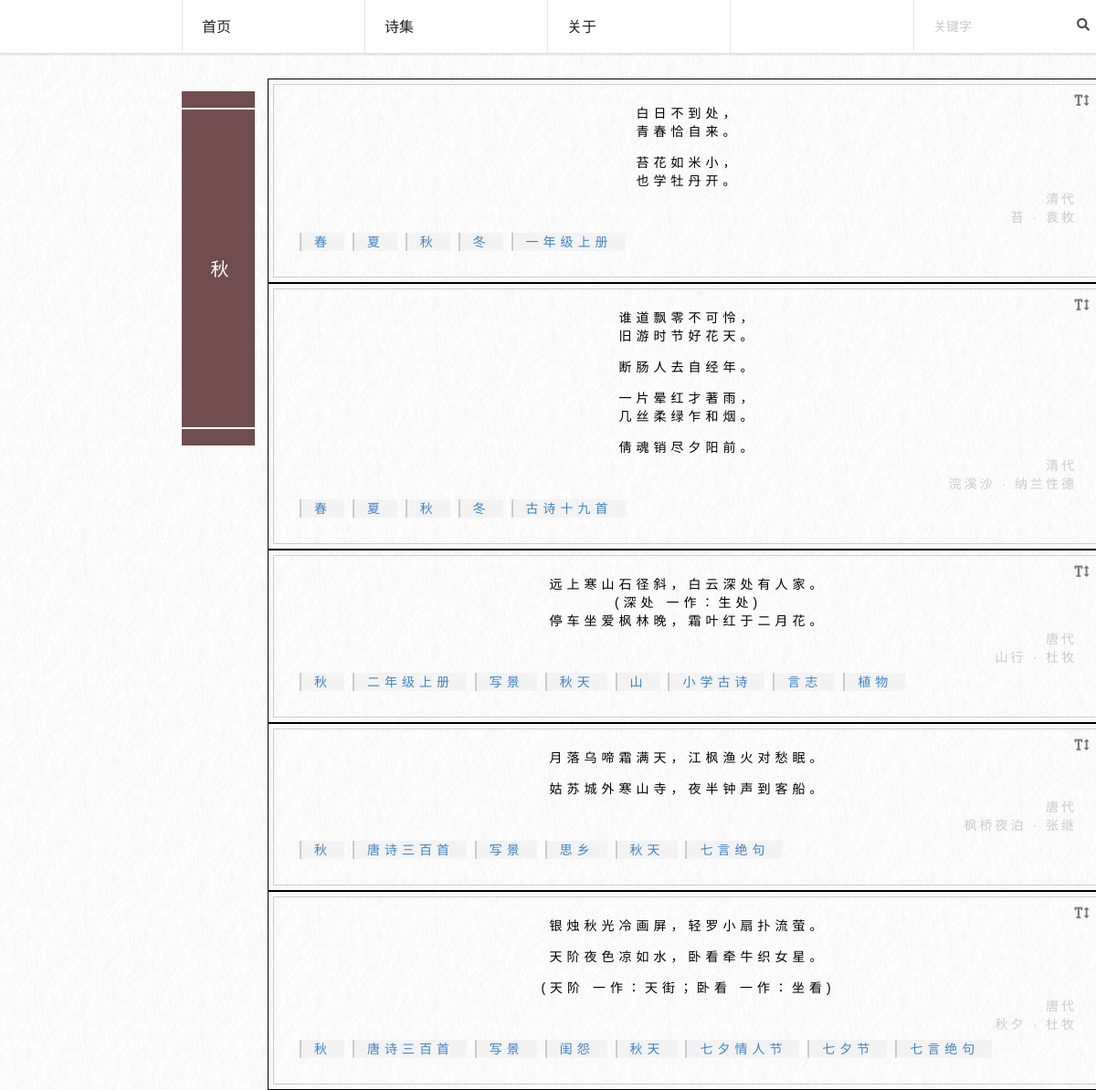
Page /list/秋/ on the committed database.
### web/models.py (models this page shows, shortened)
class Tag(models.Model):
    name = models.CharField(max_length=25)
    class Meta:
        db_table = 'tag'

class Poetry(models.Model):
    title = models.CharField(max_length=45)
    author = models.CharField(max_length=20)
    dynasty = models.CharField(max_length=20)
    tags = models.ManyToManyField(Tag)
    content = models.TextField()
    class Meta:
        db_table = 'poetry'

### web/views.py (the view)
# urls.py: url(r'^list/(?P<tag_name>.*)/', list_view),
def list_view(request, tag_name):
    tag = Tag.objects.filter(name=tag_name).first()
    poetrys = Poetry.objects.filter(tags__in=[tag])
    for i in poetrys:
        i.content = i.content.replace('？', '？\n')
        i.content = i.content.replace('。', '。\n')
        i.content = i.content.replace('！', '！\n')
    return render_to_response('list.html', locals())

### web/templates/list.html (shortened to what this page needs)
{% extends "base.html" %}
{% block content %}
        <div class="ui stackable grid" style="padding: 0;margin: 0!important;">
            <div class="four wide column">
                <div class="box-wrapper">
                    <div class="top"></div>
                    <div class="middle uu kaiti">{{ tag.name }}</div>
                    <div class="bottom"></div>
                </div>
            </div>
            <div id="poetry-list" class="twelve wide column poetry-wrapper">
                    <div class="ui container">
                    {% for poetry in poetrys %}
                    <div style="width: 100%;">
                        <div class="today-wrapper">
                            <div class="body kaiti">
                                <i style="float: right;margin-top: -1em; margin-right: -1em;cursor: pointer;" class="grey text height icon"></i>
                                <div class="content">{{ poetry.content|linebreaks }}</div>
                                <div class="meta">
                                        <div class="dynasty">{{ poetry.dynasty }}</div>
                                    <span class="title">{{ poetry.title }} · {{ poetry.author }}</span>
                                </div>
                                <div class="tags">
                                    {% for tag in poetry.tags.all %}
                                    <a href="/list/{{ tag.name }}/"><div class="tag">{{ tag.name }}</div></a>
                                    {% endfor %}
                                </div>
                            </div>
                        </div>
                    </div>
                    {% endfor %}
                </div>
            </div>
        </div>
{% endblock %}

### web/static/css/global.css (style rules this page uses)
body { background: url('../images/bg.png'); }
.kaiti { font-family: "STKaiti","KaiTi","Microsoft YaHei","微软雅黑",Arial,sans-serif!important; }
.today-wrapper { border: 1px solid #000; padding: 5px; }
.today-wrapper:first-child { margin-top: 0; }
.today-wrapper .body { border: 1px solid #cccccc; color: #000; }
.today-wrapper .body .content { margin-left: auto; margin-right: auto; text-align: center; overflow: auto; max-width: 100%; }
.today-wrapper .body .meta { text-align: right; color: #cccccc; letter-spacing: 3px; font-size: 14px; }
.uu { writing-mode: vertical-rl; -moz-writing-mode: vertical-rl; -webkit-writing-mode: vertical-rl; -o-writing-mode: vertical-rl; -ms-writing-mode: tb-rl; _writing-mode: tb-rl; }
.today-wrapper .body { padding: 1.5em 2em; font-size: 14px; line-height: 20px; letter-spacing: 5px; text-align: start; }
.box-wrapper { float: right; }
.box-wrapper .top,.box-wrapper .middle, .box-wrapper .bottom { height: 20px; background: #704d4e; border-bottom: 2px solid #fff; }
.box-wrapper .middle { height: 350px; padding: 1.5em; font-size: 20px; color: #fff; text-align: center; }
.poetry-wrapper .tags .tag { border-left: 2px solid #cccccc; padding: 0em 1em; background: #f3f3f4; margin: 0.5em 0em; display: inline-block; }
#poetry-list { text-align: center; height: 100%; overflow-y: auto; padding: 0!important; }

### rows in the picture
Tag: name "秋"
Poetry: content "白日不到处， 青春恰自来。 苔花如米小， 也学牡丹开。", dynasty "清代", title "苔", author "袁枚"
Tag: name "春"
Tag: name "夏"
Tag: name "冬"
Tag: name "一年级上册"
Poetry: content "谁道飘零不可怜， 旧游时节好花天。 断肠人去自经年。 一片晕红才著雨， 几丝柔绿乍和烟。 倩魂销尽夕阳前。", dynasty "清代", title "浣溪沙", author "纳兰性德"
Tag: name "古诗十九首"
Poetry: content "远上寒山石径斜，白云深处有人家。 (深处 一作：生处) 停车坐爱枫林晚，霜叶红于二月花。", dynasty "唐代", title "山行", author "杜牧"
Tag: name "二年级上册"
Tag: name "写景"
Tag: name "秋天"
Tag: name "山"
Tag: name "小学古诗"
Tag: name "言志"
Tag: name "植物"
Poetry: content "月落乌啼霜满天，江枫渔火对愁眠。 姑苏城外寒山寺，夜半钟声到客船。", dynasty "唐代", title "枫桥夜泊", author "张继"
Tag: name "唐诗三百首"
Tag: name "思乡"
Tag: name "七言绝句"
Tag: name "闺怨"
Tag: name "七夕情人节"
Tag: name "七夕节"
